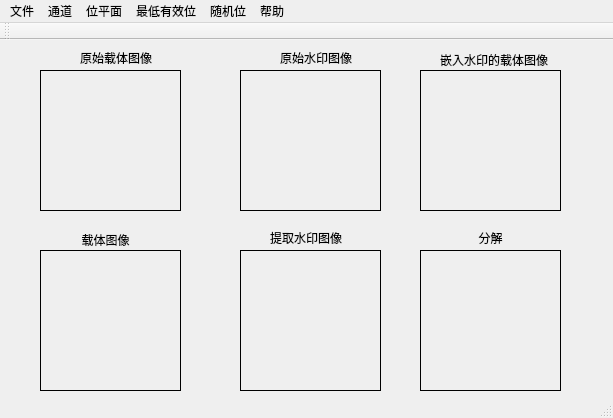
<?xml version="1.0" encoding="UTF-8"?>
<ui version="4.0">
 <class>MainWindow</class>
 <widget class="QMainWindow" name="MainWindow">
  <property name="geometry">
   <rect>
    <x>0</x>
    <y>0</y>
    <width>613</width>
    <height>418</height>
   </rect>
  </property>
  <property name="windowTitle">
   <string>chapter8</string>
  </property>
  <widget class="QWidget" name="centralWidget">
   <widget class="QLabel" name="label1">
    <property name="geometry">
     <rect>
      <x>40</x>
      <y>30</y>
      <width>141</width>
      <height>141</height>
     </rect>
    </property>
    <property name="frameShape">
     <enum>QFrame::Box</enum>
    </property>
    <property name="text">
     <string/>
    </property>
   </widget>
   <widget class="QLabel" name="label2">
    <property name="geometry">
     <rect>
      <x>240</x>
      <y>30</y>
      <width>141</width>
      <height>141</height>
     </rect>
    </property>
    <property name="frameShape">
     <enum>QFrame::Box</enum>
    </property>
    <property name="text">
     <string/>
    </property>
   </widget>
   <widget class="QLabel" name="label4">
    <property name="geometry">
     <rect>
      <x>40</x>
      <y>210</y>
      <width>141</width>
      <height>141</height>
     </rect>
    </property>
    <property name="frameShape">
     <enum>QFrame::Box</enum>
    </property>
    <property name="text">
     <string/>
    </property>
   </widget>
   <widget class="QLabel" name="label5">
    <property name="geometry">
     <rect>
      <x>240</x>
      <y>210</y>
      <width>141</width>
      <height>141</height>
     </rect>
    </property>
    <property name="frameShape">
     <enum>QFrame::Box</enum>
    </property>
    <property name="text">
     <string/>
    </property>
   </widget>
   <widget class="QLabel" name="label">
    <property name="geometry">
     <rect>
      <x>80</x>
      <y>10</y>
      <width>81</width>
      <height>16</height>
     </rect>
    </property>
    <property name="text">
     <string>原始载体图像</string>
    </property>
   </widget>
   <widget class="QLabel" name="label_2">
    <property name="geometry">
     <rect>
      <x>280</x>
      <y>10</y>
      <width>81</width>
      <height>16</height>
     </rect>
    </property>
    <property name="text">
     <string>原始水印图像</string>
    </property>
   </widget>
   <widget class="QLabel" name="label_3">
    <property name="geometry">
     <rect>
      <x>40</x>
      <y>190</y>
      <width>131</width>
      <height>20</height>
     </rect>
    </property>
    <property name="text">
     <string>载体图像</string>
    </property>
    <property name="alignment">
     <set>Qt::AlignCenter</set>
    </property>
   </widget>
   <widget class="QLabel" name="label_4">
    <property name="geometry">
     <rect>
      <x>270</x>
      <y>190</y>
      <width>81</width>
      <height>16</height>
     </rect>
    </property>
    <property name="text">
     <string>提取水印图像</string>
    </property>
   </widget>
   <widget class="QLabel" name="label3">
    <property name="geometry">
     <rect>
      <x>420</x>
      <y>30</y>
      <width>141</width>
      <height>141</height>
     </rect>
    </property>
    <property name="frameShape">
     <enum>QFrame::Box</enum>
    </property>
    <property name="text">
     <string/>
    </property>
   </widget>
   <widget class="QLabel" name="label_5">
    <property name="geometry">
     <rect>
      <x>440</x>
      <y>10</y>
      <width>111</width>
      <height>20</height>
     </rect>
    </property>
    <property name="text">
     <string>嵌入水印的载体图像</string>
    </property>
   </widget>
   <widget class="QLabel" name="label6">
    <property name="geometry">
     <rect>
      <x>420</x>
      <y>210</y>
      <width>141</width>
      <height>141</height>
     </rect>
    </property>
    <property name="frameShape">
     <enum>QFrame::Box</enum>
    </property>
    <property name="text">
     <string/>
    </property>
   </widget>
   <widget class="QLabel" name="label_6">
    <property name="geometry">
     <rect>
      <x>450</x>
      <y>190</y>
      <width>81</width>
      <height>16</height>
     </rect>
    </property>
    <property name="text">
     <string>分解</string>
    </property>
    <property name="alignment">
     <set>Qt::AlignCenter</set>
    </property>
   </widget>
  </widget>
  <widget class="QMenuBar" name="menuBar">
   <property name="geometry">
    <rect>
     <x>0</x>
     <y>0</y>
     <width>613</width>
     <height>23</height>
    </rect>
   </property>
   <widget class="QMenu" name="menu">
    <property name="title">
     <string>文件</string>
    </property>
    <addaction name="openLenaJpg"/>
    <addaction name="openCustomeFile"/>
    <addaction name="restoreFile"/>
    <addaction name="exitSystem"/>
   </widget>
   <widget class="QMenu" name="menu_2">
    <property name="title">
     <string>帮助</string>
    </property>
    <addaction name="copyright"/>
    <addaction name="about"/>
   </widget>
   <widget class="QMenu" name="menu_9">
    <property name="title">
     <string>通道</string>
    </property>
    <widget class="QMenu" name="menuR_2">
     <property name="title">
      <string>R通道</string>
     </property>
     <addaction name="Rcolor"/>
     <addaction name="Rgrey"/>
    </widget>
    <widget class="QMenu" name="menuG">
     <property name="title">
      <string>G通道</string>
     </property>
     <addaction name="Gcolor"/>
     <addaction name="Ggrey"/>
    </widget>
    <widget class="QMenu" name="menuB">
     <property name="title">
      <string>B通道</string>
     </property>
     <addaction name="Bcolor"/>
     <addaction name="Bgrey"/>
    </widget>
    <addaction name="menuR_2"/>
    <addaction name="menuG"/>
    <addaction name="menuB"/>
   </widget>
   <widget class="QMenu" name="menu_5">
    <property name="title">
     <string>位平面</string>
    </property>
    <widget class="QMenu" name="menu_12">
     <property name="title">
      <string>彩色</string>
     </property>
     <addaction name="zero"/>
     <addaction name="one"/>
     <addaction name="two"/>
     <addaction name="three"/>
     <addaction name="four"/>
     <addaction name="five"/>
     <addaction name="six"/>
     <addaction name="seven"/>
    </widget>
    <widget class="QMenu" name="menu_3">
     <property name="title">
      <string>灰度</string>
     </property>
     <addaction name="zeroGray"/>
     <addaction name="oneGray"/>
     <addaction name="twoGray"/>
     <addaction name="threeGray"/>
     <addaction name="fourGray"/>
     <addaction name="fiveGray"/>
     <addaction name="sixGray"/>
     <addaction name="sevenGray"/>
    </widget>
    <addaction name="menu_12"/>
    <addaction name="menu_3"/>
   </widget>
   <widget class="QMenu" name="menu_4">
    <property name="title">
     <string>最低有效位</string>
    </property>
    <addaction name="embed"/>
    <addaction name="extract"/>
   </widget>
   <widget class="QMenu" name="menu_6">
    <property name="title">
     <string>随机位</string>
    </property>
    <addaction name="BRembed"/>
    <addaction name="BRextract"/>
   </widget>
   <addaction name="menu"/>
   <addaction name="menu_9"/>
   <addaction name="menu_5"/>
   <addaction name="menu_4"/>
   <addaction name="menu_6"/>
   <addaction name="menu_2"/>
  </widget>
  <widget class="QToolBar" name="mainToolBar">
   <attribute name="toolBarArea">
    <enum>TopToolBarArea</enum>
   </attribute>
   <attribute name="toolBarBreak">
    <bool>false</bool>
   </attribute>
  </widget>
  <widget class="QStatusBar" name="statusBar"/>
  <action name="openLenaJpg">
   <property name="text">
    <string>打开测试文件（lena.jpg)</string>
   </property>
  </action>
  <action name="openCustomeFile">
   <property name="text">
    <string>打开自定义文件</string>
   </property>
  </action>
  <action name="restoreFile">
   <property name="text">
    <string>还原</string>
   </property>
  </action>
  <action name="exitSystem">
   <property name="text">
    <string>退出</string>
   </property>
  </action>
  <action name="copyright">
   <property name="text">
    <string>版权</string>
   </property>
  </action>
  <action name="about">
   <property name="text">
    <string>关于</string>
   </property>
  </action>
  <action name="embed">
   <property name="text">
    <string>嵌入</string>
   </property>
  </action>
  <action name="extract">
   <property name="text">
    <string>提取</string>
   </property>
  </action>
  <action name="NEmbed">
   <property name="text">
    <string>嵌入</string>
   </property>
  </action>
  <action name="NExtract">
   <property name="text">
    <string>提取</string>
   </property>
  </action>
  <action name="Rcolor">
   <property name="text">
    <string>彩色</string>
   </property>
  </action>
  <action name="Gcolor">
   <property name="text">
    <string>彩色</string>
   </property>
  </action>
  <action name="Bcolor">
   <property name="text">
    <string>彩色</string>
   </property>
  </action>
  <action name="Rgrey">
   <property name="text">
    <string>灰度</string>
   </property>
  </action>
  <action name="Ggrey">
   <property name="text">
    <string>灰度</string>
   </property>
  </action>
  <action name="Bgrey">
   <property name="text">
    <string>灰度</string>
   </property>
  </action>
  <action name="zero">
   <property name="text">
    <string>第0层</string>
   </property>
   <property name="toolTip">
    <string>第0层</string>
   </property>
  </action>
  <action name="one">
   <property name="text">
    <string>第1层</string>
   </property>
   <property name="toolTip">
    <string>第1层</string>
   </property>
  </action>
  <action name="two">
   <property name="text">
    <string>第2层</string>
   </property>
   <property name="toolTip">
    <string>第2层</string>
   </property>
  </action>
  <action name="three">
   <property name="text">
    <string>第3层</string>
   </property>
   <property name="toolTip">
    <string>第3层</string>
   </property>
  </action>
  <action name="four">
   <property name="text">
    <string>第4层</string>
   </property>
   <property name="toolTip">
    <string>第4层</string>
   </property>
  </action>
  <action name="five">
   <property name="text">
    <string>第5层</string>
   </property>
   <property name="toolTip">
    <string>第5层</string>
   </property>
  </action>
  <action name="six">
   <property name="text">
    <string>第6层</string>
   </property>
   <property name="toolTip">
    <string>第6层</string>
   </property>
  </action>
  <action name="seven">
   <property name="text">
    <string>第7层</string>
   </property>
   <property name="toolTip">
    <string>第7层</string>
   </property>
  </action>
  <action name="zeroGray">
   <property name="text">
    <string>第0层</string>
   </property>
   <property name="toolTip">
    <string>第0层</string>
   </property>
  </action>
  <action name="oneGray">
   <property name="text">
    <string>第1层</string>
   </property>
   <property name="toolTip">
    <string>第1层</string>
   </property>
  </action>
  <action name="twoGray">
   <property name="text">
    <string>第2层</string>
   </property>
   <property name="toolTip">
    <string>第2层</string>
   </property>
  </action>
  <action name="threeGray">
   <property name="text">
    <string>第3层</string>
   </property>
  </action>
  <action name="fourGray">
   <property name="text">
    <string>第4层</string>
   </property>
   <property name="toolTip">
    <string>第4层</string>
   </property>
  </action>
  <action name="fiveGray">
   <property name="text">
    <string>第5层</string>
   </property>
   <property name="toolTip">
    <string>第5层</string>
   </property>
  </action>
  <action name="sixGray">
   <property name="text">
    <string>第6层</string>
   </property>
   <property name="toolTip">
    <string>第6层</string>
   </property>
  </action>
  <action name="sevenGray">
   <property name="text">
    <string>第7层</string>
   </property>
   <property name="toolTip">
    <string>第7层</string>
   </property>
  </action>
  <action name="BRembed">
   <property name="text">
    <string>嵌入</string>
   </property>
  </action>
  <action name="NBRembed">
   <property name="text">
    <string>嵌入</string>
   </property>
  </action>
  <action name="BRextract">
   <property name="text">
    <string>提取</string>
   </property>
  </action>
  <action name="NBRextract">
   <property name="text">
    <string>提取</string>
   </property>
  </action>
 </widget>
 <layoutdefault spacing="6" margin="11"/>
 <resources/>
 <connections/>
</ui>
